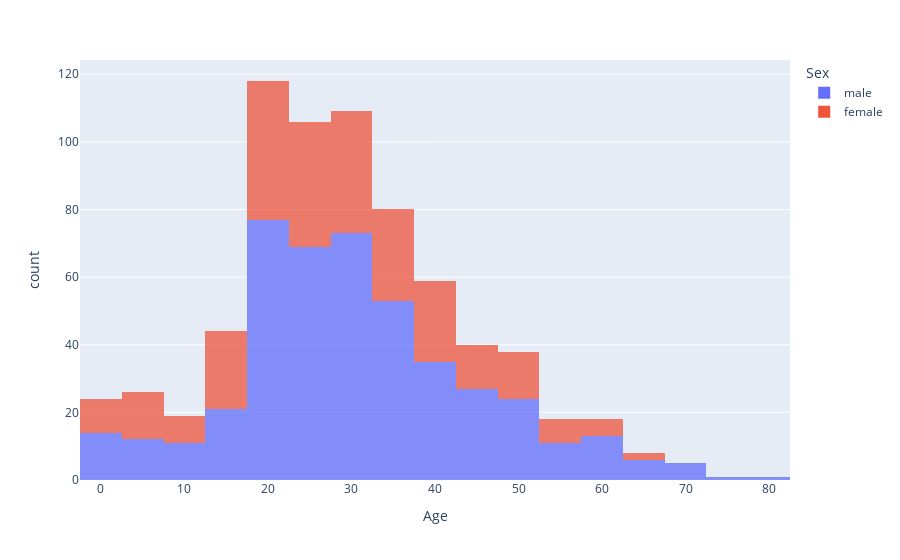

This figure's notebook cell:
### Code cell
px.histogram(df, x='Age', nbins=20, color='Sex', opacity=0.75)

### Figure 1 — Plotly figure (JSON) as saved in the notebook; plotly's stock layout.template omitted (floating-point values rounded to 4 significant figures; data arrays with more than 128 entries replaced by an {"elided": "..."} marker saying what was removed)
{"data": [{"alignmentgroup": "True", "bingroup": "x", "hovertemplate": "Sex=male<br>Age=%{x}<br>count=%{y}<extra></extra>", "legendgroup": "male", "marker": {"color": "#636efa", "opacity": 0.75}, "name": "male", "nbinsx": 20, "offsetgroup": "male", "orientation": "v", "showlegend": true, "type": "histogram", "x": {"elided": "577 float values"}, "xaxis": "x", "yaxis": "y"}, {"alignmentgroup": "True", "bingroup": "x", "hovertemplate": "Sex=female<br>Age=%{x}<br>count=%{y}<extra></extra>", "legendgroup": "female", "marker": {"color": "#EF553B", "opacity": 0.75}, "name": "female", "nbinsx": 20, "offsetgroup": "female", "orientation": "v", "showlegend": true, "type": "histogram", "x": {"elided": "314 float values"}, "xaxis": "x", "yaxis": "y"}], "layout": {"barmode": "relative", "legend": {"title": {"text": "Sex"}, "tracegroupgap": 0}, "margin": {"t": 60}, "xaxis": {"anchor": "y", "domain": [0, 1], "title": {"text": "Age"}}, "yaxis": {"anchor": "x", "domain": [0, 1], "title": {"text": "count"}}}}
